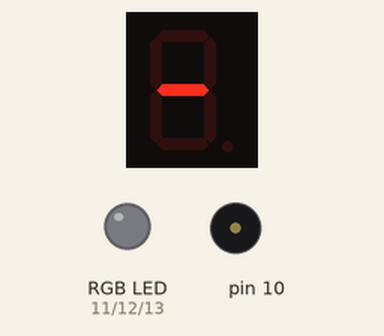
The sketch below on a simulated Arduino Uno, built with avr-gcc and run on an emulated ATmega328P. Shown: 1-digit seven-segment display, an RGB LED mixed from three pins (HIGH = lit), buzzer (waves = sounding).

Above: at 9.1 s.
At 18.1 s:
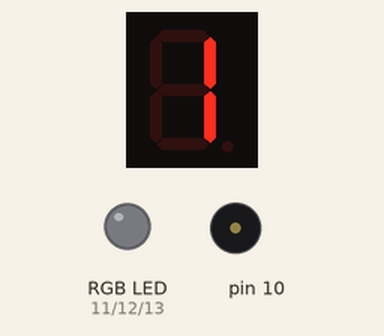
At 27.0 s:
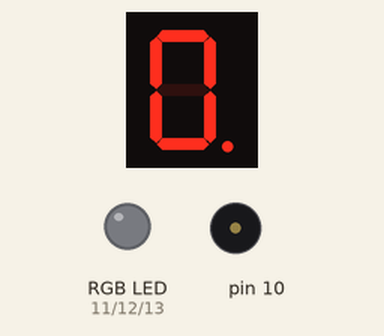
At 38.1 s:
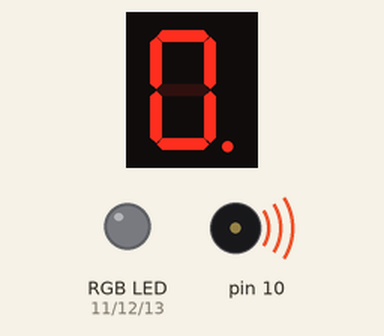
Timing chart, 0 to 40.0 s (numbered marks = the images above):
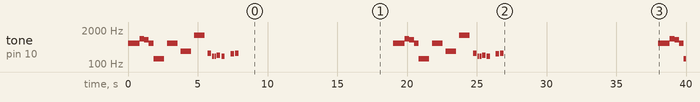

The sketch:

Slave.ino
```cpp
//libraries
#include "pitches.h"
#include "SevSeg.h"
#include <Wire.h>
#define SLAVE_ADDR 9
SevSeg sevseg;

// notes in the melody:
int melody[] = {NOTE_C4, NOTE_G3, NOTE_G3, NOTE_A3, NOTE_G3, 0, NOTE_B3, NOTE_C4};
int melodyStart[] = {NOTE_DS6, NOTE_DS5, NOTE_AS5, NOTE_GS5, NOTE_DS5, NOTE_DS6, NOTE_AS6, NOTE_AS5};

//notes for each colour led
int melodyRed = NOTE_DS3;
int melodyBlue = NOTE_DS4;
int melodyGreen = NOTE_DS5;
int melodyYellow = NOTE_DS6;

// note durations: 4=1/4 note, 8=1/8 note
int noteDurations[] = {4, 8, 8, 4, 4, 4, 4, 4};

//pins for the rgb led
int red_light_pin= 11;
int green_light_pin = 12;
int blue_light_pin = 13;

//Holds value sent from master
int masterValue;

void setup()
{
  // Initialize I2C communications as master
  Wire.begin(SLAVE_ADDR);

  // Function to run when data is received from master
  Wire.onReceive(receiveEvent);

  //output for rgb led
  pinMode(red_light_pin, OUTPUT);
  pinMode(green_light_pin, OUTPUT);
  pinMode(blue_light_pin, OUTPUT);

  //set up for the singular digit display
  byte numDigits = 1;
  byte digitPins[] = {};
  byte segmentPins[] = {6, 5, 2, 3, 4, 7, 8, 9};
  bool resistorsOnSegments = true;

  byte hardwareConfig = COMMON_CATHODE;
  sevseg.begin(hardwareConfig, numDigits, digitPins, segmentPins, resistorsOnSegments);
  sevseg.setBrightness(90);

  //Selecting PWM output pins for rgb light.
  pinMode(11,OUTPUT);
  pinMode(12,OUTPUT);
  pinMode(13,OUTPUT);
  Serial.begin(9600);
}

// sets value to whatever was received from the master
void receiveEvent(int masterSignal)
{
  // read one character from the I2C
  masterValue = Wire.read();
}

void loop()
{
  //Compares the values and plays the corresponding melody
  switch(masterValue)
  {
    case 0:
    {
      //method plays startup melody
      startUpMelody();
    }

    case 1:
    {
      //method plays the red note
      redMelody();
    }

    case 2:
    {
      //method plays the green note
      greenMelody();
    }

    case 3:
    {
      //method plays the blue note
      blueMelody();
    }

    case 4:
    {
      //method plays the yellow note
      yellowMelody();
    }
    case 5:
    {
      //method plays the yellow note
      failMelody();
    }
    case 6:
    {
      //counts down from 10
      timer();
    }
  }
}

//deals with creating a rainbow like effect
void rgbFlow()
{
  RGB_color(255, 0, 0); // Red
  delay(900);
  RGB_color(0, 255, 0); // Green
  delay(900);
  RGB_color(0, 0, 255); // Blue
  delay(900);
  RGB_color(255, 255, 125); // Raspberry
  delay(900);
  RGB_color(0, 255, 255); // Cyan
  delay(9000);
  RGB_color(255, 0, 255); // Magenta
  delay(900);
  RGB_color(255, 255, 0); // Yellow
  delay(900);
  RGB_color(255, 255, 255); // White
  delay(900);
}

//deals with analog
void RGB_color(int red_light_value, int green_light_value, int blue_light_value)
 {
  analogWrite(red_light_pin, red_light_value);
  analogWrite(green_light_pin, green_light_value);
  analogWrite(blue_light_pin, blue_light_value);
}

//deals with counting down from a certain value
void timer()
{
  //Timer counting down from whatever value it is given
  for(int i = 10; i > -1; i--)
  {
    sevseg.setNumber(i, i%2);
    delay(1000);
    sevseg.refreshDisplay();
  }
}

//note when red is lit up
void redMelody()
{
    int noteDuration = 750;
    tone(10, melodyRed, noteDuration);
    // to distinguish the notes, set a minimum time between them.
    // the note's duration + 30% seems to work well:
    int pauseBetweenNotes = noteDuration * 1.30;
    delay(pauseBetweenNotes);
    // stop the tone playing:
    noTone(10);
}

//note when green is lit up
void greenMelody()
{
    int noteDuration = 750;
    tone(10, melodyGreen, noteDuration);
    // to distinguish the notes, set a minimum time between them.
    // the note's duration + 30% seems to work well:
    int pauseBetweenNotes = noteDuration * 1.30;
    delay(pauseBetweenNotes);
    // stop the tone playing:
    noTone(10);
}

//note when blue is lit up
void blueMelody()
{
    int noteDuration = 750;
    tone(10, melodyBlue, noteDuration);
    // to distinguish the notes, set a minimum time between them.
    // the note's duration + 30% seems to work well:
    int pauseBetweenNotes = noteDuration * 1.30;
    delay(pauseBetweenNotes);
    // stop the tone playing:
    noTone(10);
}

//note when yellow is lit up
void yellowMelody()
{
    int noteDuration = 750;
    tone(10, melodyYellow, noteDuration);
    // to distinguish the notes, set a minimum time between them.
    // the note's duration + 30% seems to work well:
    int pauseBetweenNotes = noteDuration * 1.30;
    delay(pauseBetweenNotes);
    // stop the tone playing:
    noTone(10);
}

//plays the start up melody/winning the game
void startUpMelody()
{
  tone(10, melodyStart[1]);
  delay(833);
  noTone(10);

  tone(10, melodyStart[2]);
  delay(333);
  noTone(10);

  tone(10, melodyStart[3]);
  delay(333);
  noTone(10);

  tone(10, melodyStart[4]);
  delay(333);
  noTone(10);

  tone(10, melodyStart[5]);
  noTone(10);

  tone(10, melodyStart[6]);
  noTone(10);
}

//melody for failing the game
void failMelody()
{
  // iterates over the notes in the melody:
  for (int thisNote = 0; thisNote < 8; thisNote++)
  {
    // to calculate the note duration, take one second divided by the note type.
    //e.g. quarter note = 1000 / 4, eighth note = 1000/8, etc.
    int noteDuration = 1000 / noteDurations[thisNote];
    tone(10, melody[thisNote], noteDuration);
    // to distinguish the notes, set a minimum time between them.
    // the note's duration + 30% seems to work well:
    int pauseBetweenNotes = noteDuration * 1.30;
    delay(pauseBetweenNotes);
    // stop the tone playing:
    noTone(10);
  }
}
```

pitches.h
```cpp
/*************************************************
 * Public Constants
 *************************************************/

#define NOTE_B0  31
#define NOTE_C1  33
#define NOTE_CS1 35
#define NOTE_D1  37
#define NOTE_DS1 39
#define NOTE_E1  41
#define NOTE_F1  44
#define NOTE_FS1 46
#define NOTE_G1  49
#define NOTE_GS1 52
#define NOTE_A1  55
#define NOTE_AS1 58
#define NOTE_B1  62
#define NOTE_C2  65
#define NOTE_CS2 69
#define NOTE_D2  73
#define NOTE_DS2 78
#define NOTE_E2  82
#define NOTE_F2  87
#define NOTE_FS2 93
#define NOTE_G2  98
#define NOTE_GS2 104
#define NOTE_A2  110
#define NOTE_AS2 117
#define NOTE_B2  123
#define NOTE_C3  131
#define NOTE_CS3 139
#define NOTE_D3  147
#define NOTE_DS3 156
#define NOTE_E3  165
#define NOTE_F3  175
#define NOTE_FS3 185
#define NOTE_G3  196
#define NOTE_GS3 208
#define NOTE_A3  220
#define NOTE_AS3 233
#define NOTE_B3  247
#define NOTE_C4  262
#define NOTE_CS4 277
#define NOTE_D4  294
#define NOTE_DS4 311
#define NOTE_E4  330
#define NOTE_F4  349
#define NOTE_FS4 370
#define NOTE_G4  392
#define NOTE_GS4 415
#define NOTE_A4  440
#define NOTE_AS4 466
#define NOTE_B4  494
#define NOTE_C5  523
#define NOTE_CS5 554
#define NOTE_D5  587
#define NOTE_DS5 622
#define NOTE_E5  659
#define NOTE_F5  698
#define NOTE_FS5 740
#define NOTE_G5  784
#define NOTE_GS5 831
#define NOTE_A5  880
#define NOTE_AS5 932
#define NOTE_B5  988
#define NOTE_C6  1047
#define NOTE_CS6 1109
#define NOTE_D6  1175
#define NOTE_DS6 1245
#define NOTE_E6  1319
#define NOTE_F6  1397
#define NOTE_FS6 1480
#define NOTE_G6  1568
#define NOTE_GS6 1661
#define NOTE_A6  1760
#define NOTE_AS6 1865
#define NOTE_B6  1976
#define NOTE_C7  2093
#define NOTE_CS7 2217
#define NOTE_D7  2349
#define NOTE_DS7 2489
#define NOTE_E7  2637
#define NOTE_F7  2794
#define NOTE_FS7 2960
#define NOTE_G7  3136
#define NOTE_GS7 3322
#define NOTE_A7  3520
#define NOTE_AS7 3729
#define NOTE_B7  3951
#define NOTE_C8  4186
#define NOTE_CS8 4435
#define NOTE_D8  4699
#define NOTE_DS8 4978
```

Measured:
- by itself, tone on pin 10: plays 622 Hz for 0.83 s, 932 Hz for 0.33 s, 831 Hz for 0.33 s, 622 Hz for 0.33 s, 156 Hz for 0.75 s, 622 Hz for 0.75 s … (35 notes in this stretch)
- what the display in image 0 shows lasts 1.0 s, from 9.0 s to 10.0 s
